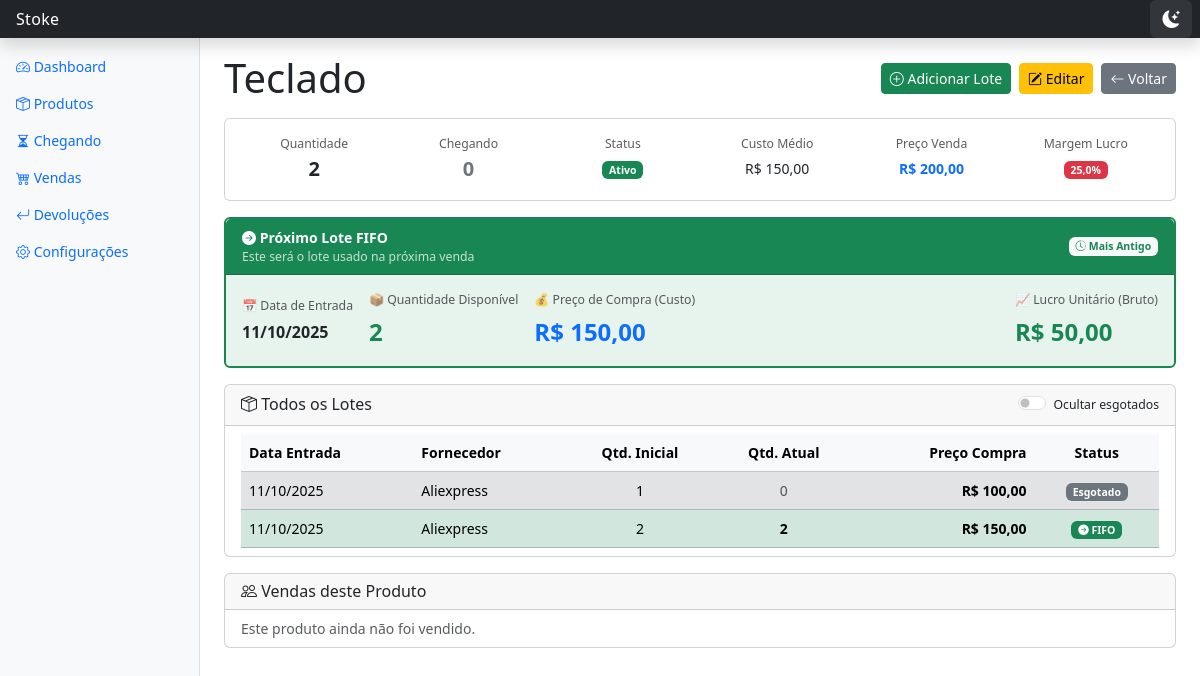
/produtos/5/, run on an earlier commit of the app's database.
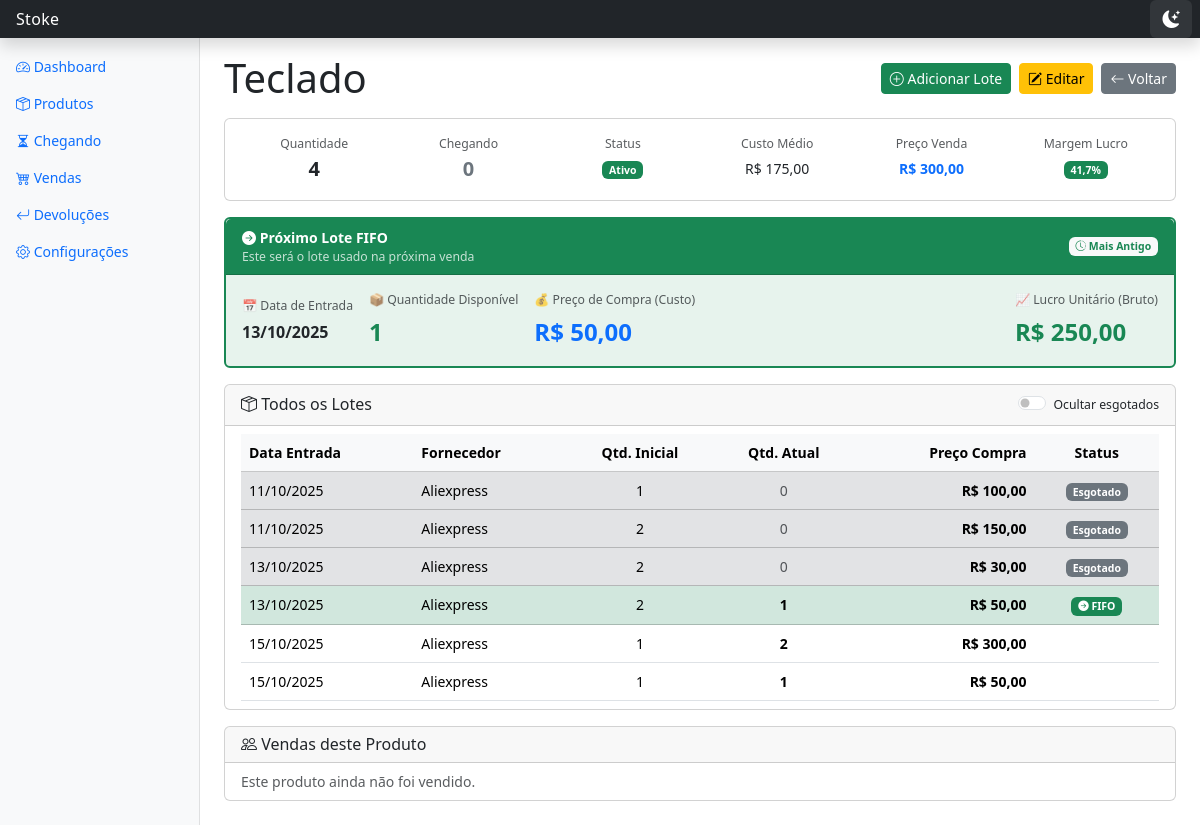
And on a later commit of the database.
### inventario/models.py (models this page shows, shortened)
class Produto(models.Model):
    nome = models.CharField(max_length=255)
    descricao = models.TextField(blank=True, null=True)
    imagem = models.ImageField(upload_to='produtos/', blank=True, null=True)
    ativo = models.BooleanField(default=True)
    fornecedor = models.ForeignKey(Fornecedor, on_delete=models.PROTECT, related_name='produtos', null=True, blank=True)
    preco_venda = models.DecimalField('Preço de Venda', max_digits=10, decimal_places=2, null=True, blank=True)
    @property
    def quantidade_total(self):
        return self.lotes.aggregate(total=Sum('quantidade_atual'))['total'] or 0
    @property
    def custo_medio_ponderado(self):
        lotes = self.lotes.filter(quantidade_atual__gt=0)
        if not lotes.exists():
            return Decimal('0.00')
        custo_total = sum(lote.quantidade_atual * lote.preco_compra for lote in lotes)
        quantidade_total = sum(lote.quantidade_atual for lote in lotes)
        if quantidade_total == 0:
            return Decimal('0.00')
        return custo_total / quantidade_total
    @property
    def margem_lucro(self):
        if not self.preco_venda or self.custo_medio_ponderado == 0:
            return Decimal('0.00')
        return ((self.preco_venda - self.custo_medio_ponderado) / self.preco_venda) * 100
    @property
    def quantidade_chegando(self):
        from django.db.models import Sum as SumAgg
        ProdutoCh = self.__class__.__module__.split('.')[0]
        try:
            return ProdutoChegando.objects.filter(
                nome__iexact=self.nome,
                incluido_estoque=False
            ).aggregate(total=SumAgg('quantidade'))['total'] or 0
        except:
            return 0

class Lote(models.Model):
    produto = models.ForeignKey(Produto, related_name='lotes', on_delete=models.CASCADE)
    quantidade_inicial = models.PositiveIntegerField()
    quantidade_atual = models.PositiveIntegerField()
    preco_compra = models.DecimalField(max_digits=10, decimal_places=2)
    data_entrada = models.DateTimeField(default=timezone.now)

class Fornecedor(models.Model):
    nome = models.CharField(max_length=255)
    class Meta:
        verbose_name_plural = 'Fornecedores'

### inventario/views.py (the view)
# urls.py: path('produtos/<int:pk>/', views.detalhar_produto, name='detalhar_produto'),
def detalhar_produto(request, pk):
    config = Configuracao.objects.first()
    produto = get_object_or_404(Produto, pk=pk)
    lote_fifo = produto.lotes.filter(quantidade_atual__gt=0).order_by('data_entrada').first()
    lucro_unitario_fifo = None
    if lote_fifo and produto.preco_venda:
        lucro_unitario_fifo = produto.preco_venda - lote_fifo.preco_compra
    context = {
        'produto': produto,
        'config': config,
        'lote_fifo': lote_fifo,
        'lucro_unitario_fifo': lucro_unitario_fifo
    }
    return render(request, 'inventario/detalhar_produto.html', context)

### inventario/templates/inventario/detalhar_produto.html (shortened to what the changed rows need)
{% extends 'inventario/base.html' %}
{% block content %}
<div class="row align-items-center mb-3">
    <div class="col-12 col-md-6">
        <h1 class="mb-2 mb-md-0">{{ produto.nome }}</h1>
    </div>
</div>
<div class="card mb-3">
    <div class="card-body py-2 py-md-3">
        <div class="row g-2">
            <div class="col-4 col-md-4 col-lg-2">
                <div class="text-center">
                    <small class="text-muted d-block">Quantidade</small>
                    <p class="fs-5 mb-0 fw-bold">{{ produto.quantidade_total }}</p>
                </div>
            </div>
            <div class="col-4 col-md-4 col-lg-2">
                <div class="text-center">
                    <small class="text-muted d-block">Custo Médio</small>
                    <p class="mb-0 mt-1">R$ {{ produto.custo_medio_ponderado|floatformat:2 }}</p>
                </div>
            </div>
            <div class="col-4 col-md-4 col-lg-2">
                <div class="text-center">
                    <small class="text-muted d-block">Preço Venda</small>
                    <p class="mb-0 mt-1 fw-bold text-primary">R$ {{ produto.preco_venda|floatformat:2 }}</p>
                </div>
            </div>
            <div class="col-4 col-md-4 col-lg-2">
                <div class="text-center">
                    <p class="mb-0 mt-1">
                        {% if produto.margem_lucro is not None %}
                            <span class="badge {% if produto.margem_lucro >= config.margem_lucro_ideal %}bg-success{% else %}bg-danger{% endif %}">
                                {{ produto.margem_lucro|floatformat:1 }}%
                            </span>
                        {% else %}
                            <span class="badge bg-secondary">N/A</span>
                        {% endif %}
                    </p>
                </div>
            </div>
        </div>
    </div>
</div>
{% if lote_fifo and produto.lotes.count > 1 %}
<div class="card border-success border-2 mb-3 d-none d-md-block fifo-highlight-card">
    <div class="card-header bg-success text-white py-2 d-flex align-items-center justify-content-between">
        <div>
            <i class="bi bi-arrow-right-circle-fill"></i> <strong>Próximo Lote FIFO</strong>
            <small class="d-block opacity-75">Este será o lote usado na próxima venda</small>
        </div>
        <span class="badge bg-light text-success"><i class="bi bi-clock-history"></i> Mais Antigo</span>
    </div>
    <div class="card-body bg-success bg-opacity-10 py-3">
        <div class="row align-items-center g-3 text-center text-md-start">
            <div class="col-12 col-md-auto">
                <small class="text-muted d-block mb-1">📅 Data de Entrada</small>
                <strong class="fs-6">{{ lote_fifo.data_entrada|date:"d/m/Y" }}</strong>
            </div>
            <div class="col-6 col-md-auto">
                <small class="text-muted d-block mb-1">📦 Quantidade Disponível</small>
                <strong class="text-success fs-4">{{ lote_fifo.quantidade_atual }}</strong>
            </div>
            <div class="col-6 col-md-auto">
                <small class="text-muted d-block mb-1">💰 Preço de Compra (Custo)</small>
                <strong class="text-primary fs-4">R$ {{ lote_fifo.preco_compra|floatformat:2 }}</strong>
            </div>
            {% if lucro_unitario_fifo %}
            <div class="col-12 col-md-auto ms-md-auto">
                <small class="text-muted d-block mb-1">📈 Lucro Unitário (Bruto)</small>
                <strong class="{% if lucro_unitario_fifo > 0 %}text-success{% else %}text-danger{% endif %} fs-4">
                    R$ {{ lucro_unitario_fifo|floatformat:2 }}
                </strong>
            </div>
            {% endif %}
        </div>
    </div>
</div>
{% endif %}
<div class="card">
    <div class="card-body py-2">
        {% if produto.lotes.all %}
            <div class="table-responsive d-none d-md-block">
                <table class="table table-hover mb-0">
                    <thead class="table-light">
                        <tr>
                            <th>Data Entrada</th>
                            <th>Fornecedor</th>
                            <th class="text-center">Qtd. Inicial</th>
                            <th class="text-center">Qtd. Atual</th>
                            <th class="text-end">Preço Compra</th>
                            <th class="text-center">Status</th>
                        </tr>
                    </thead>
                    <tbody>
                        {% for lote in produto.lotes.all|dictsort:"data_entrada" %}
                        <tr class="lote-row {% if lote.quantidade_atual == 0 %}lote-esgotado table-secondary text-muted{% elif lote == lote_fifo %}table-success{% endif %}" data-esgotado="{% if lote.quantidade_atual == 0 %}true{% else %}false{% endif %}">
                            <td>{{ lote.data_entrada|date:"d/m/Y" }}</td>
                            <td>{{ produto.fornecedor.nome|default:"N/A" }}</td>
                            <td class="text-center">{{ lote.quantidade_inicial }}</td>
                            <td class="text-center">
                                <span class="{% if lote.quantidade_atual == 0 %}text-muted{% else %}fw-bold{% endif %}">
                                    {{ lote.quantidade_atual }}
                                </span>
                            </td>
                            <td class="text-end fw-bold">R$ {{ lote.preco_compra|floatformat:2 }}</td>
                            <td class="text-center">
                                {% if lote == lote_fifo %}
                                    <span class="badge bg-success">
                                        <i class="bi bi-arrow-right-circle-fill"></i> FIFO
                                    </span>
                                {% elif lote.quantidade_atual == 0 %}
                                    <span class="badge bg-secondary">Esgotado</span>
                                {% endif %}
                            </td>
                        </tr>
                        {% endfor %}
                    </tbody>
                </table>
            </div>
        {% endif %}
    </div>
</div>
{% endblock %}

What changed in the data, as far as the page shows it:
changed Produto "Teclado": quantidade_total "2" → "4"; custo_medio_ponderado "150,00" → "175,00"; preco_venda "200,00" → "300,00"; margem_lucro "25,0" → "41,7"
added Lote: data_entrada "13/10/2025", quantidade_atual "1", preco_compra "50,00", {{ produto.fornecedor.nome|default:"N/A" }} "Aliexpress", quantidade_inicial "2", shows "FIFO"
changed Lote (number 3 of 6 on the later page): quantidade_atual "2" → "0"; quantidade_atual "FIFO" → "Esgotado"
added Lote: data_entrada "13/10/2025", {{ produto.fornecedor.nome|default:"N/A" }} "Aliexpress", quantidade_inicial "2", quantidade_atual "0", preco_compra "30,00", shows "Esgotado"
added Lote: data_entrada "15/10/2025", {{ produto.fornecedor.nome|default:"N/A" }} "Aliexpress", quantidade_inicial "1", quantidade_atual "2", preco_compra "300,00"
added Lote: data_entrada "15/10/2025", {{ produto.fornecedor.nome|default:"N/A" }} "Aliexpress", quantidade_inicial "1", quantidade_atual "1", preco_compra "50,00"
Also different on the page:
{{ lucro_unitario_fifo|floatformat:2 }}: "50,00" → "250,00"
{{ lote_fifo.data_entrada|date:"d/m/Y" }}: "11/10/2025" → "13/10/2025"
{{ lote_fifo.quantidade_atual }}: "2" → "1"
{{ lote_fifo.preco_compra|floatformat:2 }}: "150,00" → "50,00"
